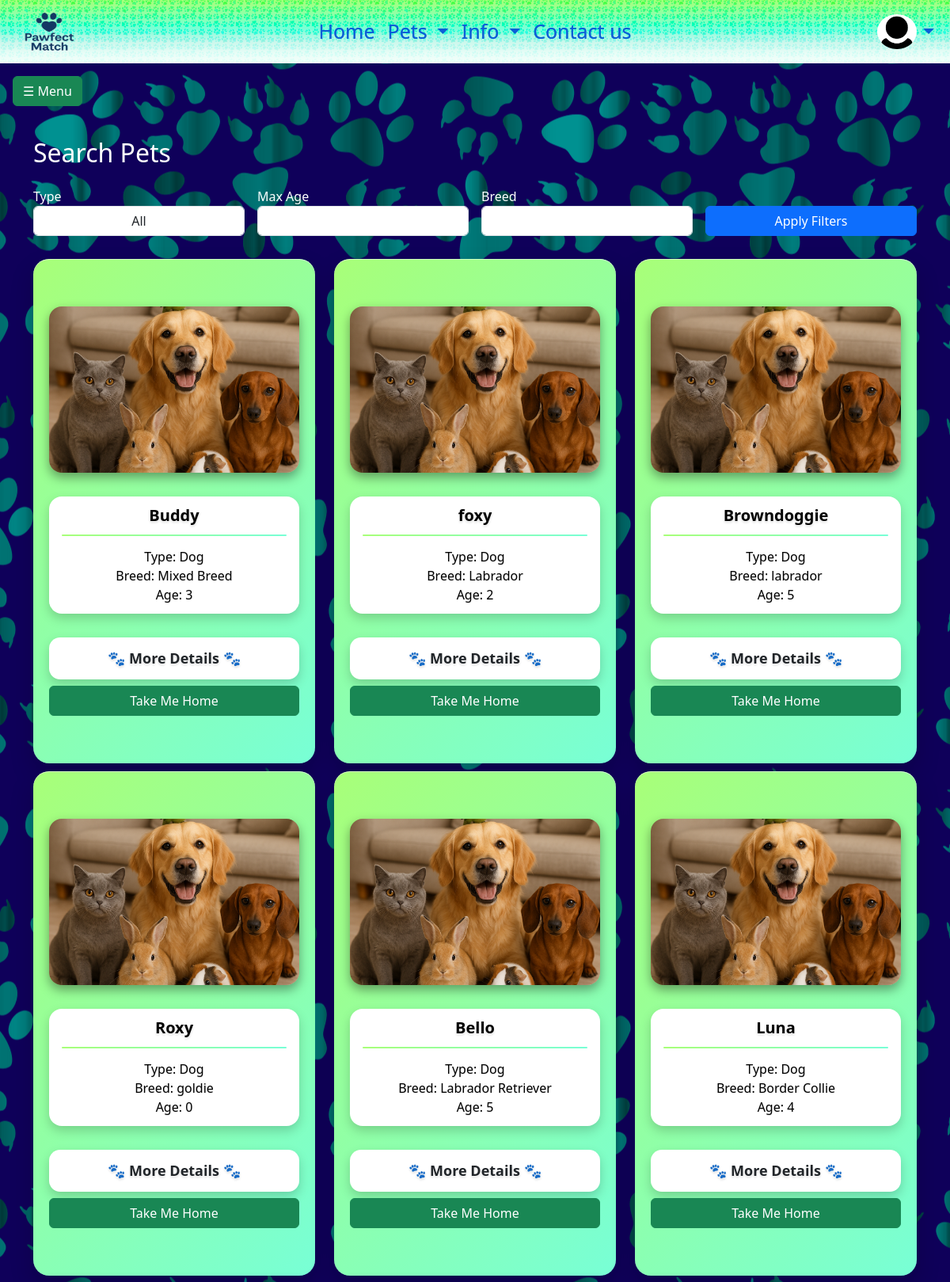
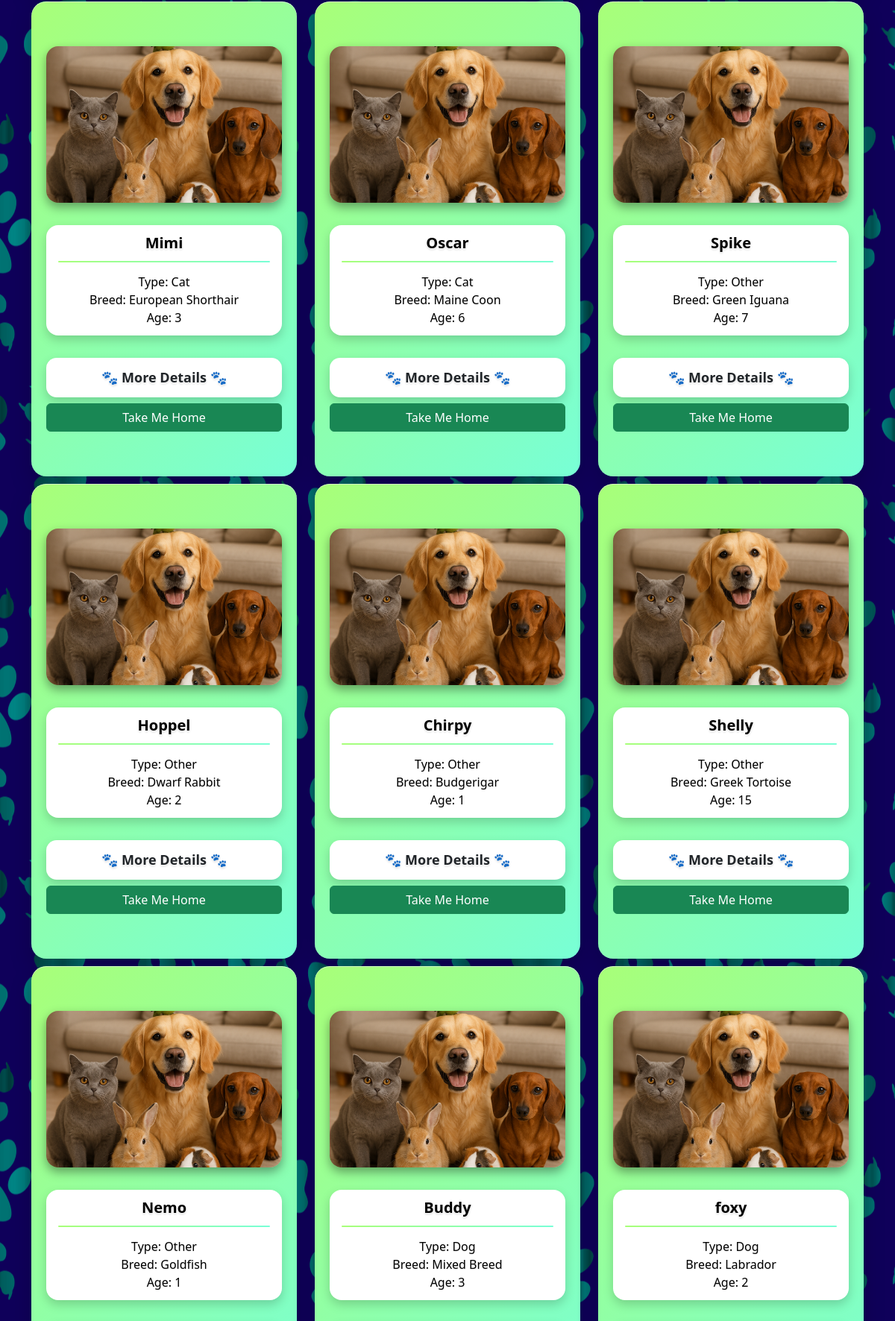
Page /pets.php (signed in, upper part) on the committed database (2 pictures, top to bottom).
### tables this page shows
CREATE TABLE `users` (
  `id` int(10) UNSIGNED NOT NULL,
  `Username` varchar(50) NOT NULL,
  `Password` varchar(255) NOT NULL,
  `Name` varchar(100) NOT NULL,
  `Email` varchar(150) NOT NULL,
  `SurveyAnswer` text DEFAULT NULL,
  `Role` enum('admin','user','shelter') NOT NULL,
  `Img` varchar(255) NOT NULL DEFAULT 'default-user.png'
);

CREATE TABLE `animal` (
  `ID` int(11) NOT NULL,
  `Type` enum('Dog','Cat','Other') NOT NULL,
  `Name` varchar(100) NOT NULL,
  `Breed` varchar(100) DEFAULT NULL,
  `Sex` enum('Male','Female','Unknown') DEFAULT NULL,
  `Age` int(11) DEFAULT NULL,
  `Color` varchar(50) DEFAULT NULL,
  `Size` varchar(50) DEFAULT NULL,
  `Description` text DEFAULT NULL,
  `ImageUrl` varchar(255) NOT NULL DEFAULT 'default-animals.png',
  `adoption_requirements` text DEFAULT NULL,
  `shelter_id` int(10) UNSIGNED DEFAULT NULL
);

### php/functions/get_profile.php (called while the page is built, shortened)
<?php
function getProfilePicture($conn)
{
    $username = $_SESSION['username'];
    $sql = "SELECT Img FROM users WHERE Username = ?";
    $stmt = mysqli_prepare($conn, $sql);
    mysqli_stmt_bind_param($stmt, "s", $username);
    mysqli_stmt_execute($stmt);
    $result = mysqli_stmt_get_result($stmt);
    if ($result && $row = mysqli_fetch_assoc($result)) {
        if (!empty($row['Img'])) {
            return $row['Img'];
        }
    }
    return "default-users.png";
}

### pets.php (the view, shortened to what this page needs)
<?php
require_once __DIR__ . "/components/db_connect.php";
require_once __DIR__ . "/php/functions/get_profile.php";
$ageFilter   = $_GET["age"]   ?? "";
$breedFilter = $_GET["breed"] ?? "";
$sql = "SELECT * FROM animal WHERE 1=1";
$result = mysqli_query($conn, $sql);
$layout = "";
if (mysqli_num_rows($result) > 0) {
    while ($row = mysqli_fetch_assoc($result)) {
        $layout .= "
        <div class='col'>
            <div class='card paw-card paw-card--index'>
                <div class='paw-card-inner'>
                    <div class='paw-card-content'>
                        <img
                            src='" . htmlspecialchars($row['ImageUrl']) . "'
                            class='paw-card-img'
                            alt='" . htmlspecialchars($row['Name']) . "'
                            onerror=\"this.src='img/default-animals.png'\"
                        >
                        <div class='paw-card-title-wrapper'>
                            <h5 class='paw-card-title'>" . htmlspecialchars($row['Name']) . "</h5>
                            <hr class='index-card-hr'>
                            <p class='paw-card-meta'>
                                Type: " . htmlspecialchars($row['Type']) . "<br>
                                Breed: " . htmlspecialchars($row['Breed']) . "<br>
                                Age: " . htmlspecialchars($row['Age']) . "
                            </p>
                        </div>
                        <div class='d-flex flex-column gap-2'>
                            <a href='pet_details.php?id=" . $row['ID'] . "' class='btn paw-card-btn'>
                                🐾 More Details 🐾
                            </a>
                            <a href='php/user/apply.php?id=" . $row['ID'] . "' class='btn btn-success'>
                                Take Me Home
                            </a>
                        </div>
                    </div>
                </div>
            </div>
        </div>";
    }
} else {
    $layout = "<h3 class='text-white'>No pets found matching your filters.</h3>";
}
?>
<!DOCTYPE html>
<html lang="en">
<head>
    <link href="https://cdn.jsdelivr.net/npm/bootstrap@5.3.8/dist/css/bootstrap.min.css" rel="stylesheet">
      <link rel="stylesheet" href="https://cdnjs.cloudflare.com/ajax/libs/font-awesome/7.0.1/css/all.min.css" />
      <link href="css/style.css" rel="stylesheet">
</head>
<body class="body-pic">
<?php
include_once "components/navbar.php";
?>
<?php require_once __DIR__ . "/php/user/btn.php"; ?>
<div class="container my-4">
    <h2 class="mb-4 text-white">Search Pets</h2>
    <form method="GET" class="row g-3">
        <div class="col-md-3">
            <label class="text-white">Type</label>
            <select name="type" class="form-control">
                <option value="">All</option>
            </select>
        </div>
        <div class="col-md-3">
            <label class="text-white">Max Age</label>
            <input type="number" name="age" class="form-control" min="0" value="<?= $ageFilter ?>">
        </div>
        <div class="col-md-3">
            <label  class="text-white">Breed</label>
            <input type="text" name="breed" class="form-control" value="<?= $breedFilter ?>">
        </div>
        <div class="col-md-3 d-flex align-items-end">
            <button class="btn btn-primary w-100">Apply Filters</button>
        </div>
    </form>
</div>
<div class="container">
    <div class="row row-cols-1 row-cols-md-2 row-cols-lg-3">
        <?= $layout ?>
    </div>
</div>
</body>
</html>

### components/navbar.php (shortened to what this page needs)
<?php
require_once __DIR__ . "/db_connect.php";
require_once __DIR__ . "/../php/functions/get_profile.php";
$role = $_SESSION['role'] ?? 'guest';
$profilePic = getProfilePicture($conn);
?>
<nav class="navbar navbar-expand-lg custom-navbar sticky-top">
    <div class="container-fluid">
        <a class="navbar-brand" href="<?= BASE_URL ?>index.php">
            <img src="<?= BASE_URL ?>img/navbar-logo.png" alt="logo" class="navbar-logo">
        </a>
        <div class="collapse navbar-collapse" id="navbarNavDarkDropdown">
            <ul class="navbar-nav mx-auto navbar-links">
                <li class="nav-item">
                    <a class="nav-link" href="<?= BASE_URL ?>index.php">Home</a>
                </li>
                <?php if ($role !== 'shelter'): ?>
                <li class="nav-item dropdown">
                    <a class="nav-link dropdown-toggle" href="#" data-bs-toggle="dropdown">
                        Pets
                    </a>
                </li>
                <?php endif; ?>
                <li class="nav-item dropdown">
                    <a class="nav-link dropdown-toggle" href="#" data-bs-toggle="dropdown">
                        Info
                    </a>
                </li>
                <li class="nav-item">
                    <a class="nav-link" href="<?= BASE_URL ?>contact.php">Contact us</a>
                </li>
            </ul>
            <ul class="navbar-nav ms-auto navbar-profile">
                <li class="nav-item dropdown profile-dropdown">
                    <img
                        src="<?= BASE_URL ?>img/<?= htmlspecialchars($profilePic) ?>"
                        class="rounded-circle"
                        alt="Profile picture"
                    >
                    <a class="nav-link dropdown-toggle" href="#" data-bs-toggle="dropdown"></a>
                </li>
            </ul>
        </div>
    </div>
</nav>

### css/style.css (style rules this page uses)
* { margin: 0; padding: 0; box-sizing: border-box; }
.body-pic { background: url("../img/body2.png"); background-repeat: repeat; background-position: center; background-color: rgb(15, 0, 90); background-attachment: fixed; }
:root { --sun: #ffe27a; --dark-blue: #0f005a; }
.navbar-logo { height: 80px; width: 100px; }
.custom-navbar { background-image: url("../img/body2.png"), linear-gradient( 180deg, #a8ff78 0%, #78ffd6 45%, #c9f7eb 65%, #eafdf7 85%, #f2fffa 100% ); background-repeat: repeat, no-repeat; background-size: 48px auto, 100% 100%; background-position: center, center; background-blend-mode: overlay; max-height: 80px; }
.custom-navbar .nav-link { color: #0b5ed7 !important; text-shadow: 0 0 0.6px rgba(11, 94, 215, 0.8); font-weight: 500; font-size: 25px; }
.navbar-links { transform: translateX(-50%); left: 50%; position: absolute; text-align: center; margin-left: auto; margin-right: auto; }
.navbar-brand img { filter: drop-shadow(0 4px 8px rgba(255, 255, 255, 0.5)); }
.profile-dropdown { display: flex; align-items: center; justify-content: center; }
.profile-dropdown img { max-width: 50px; max-height: 50px; }
.paw-card { background: linear-gradient(135deg, #a8ff78, #78ffd6); border-radius: 20px; box-shadow: 0 14px 30px rgba(0, 0, 0, 0.18), inset 0 1px 0 rgba(255, 255, 255, 0.5); border: none; margin: 5px auto; }
.paw-card-inner { background: transparent; border-radius: 16px; padding: 60px 20px; }
.paw-card-content, .paw-content { max-width: 320px; margin: 0 auto; text-align: center; }
.paw-card-img { width: 100%; max-height: 250px; object-fit: cover; display: block; border-radius: 16px; margin: 0 auto 20px auto; }
.paw-card--index { max-width: 25rem; }
.paw-card--index .paw-card-img { max-height: 210px; box-shadow: 0 6px 14px rgba(0, 0, 0, 0.381); }
.paw-card--index .paw-card-title { font-weight: 700; margin-bottom: 8px; text-shadow: 0 1px 1px rgba(255, 255, 255, 0.6), 0 2px 3px rgba(0, 0, 0, 0.15); }
.paw-card-meta { text-shadow: 0 1px 1px rgba(49, 49, 49, 0.141); }
.paw-card-title-wrapper { background-color: white; color: #000000; padding: 12px 16px; border-radius: 16px; margin: 30px auto; box-shadow: 0 6px 14px rgba(0, 0, 0, 0.18); }
.paw-card-title-wrapper p { margin-bottom: 0; }
.paw-card-btn { background-color: white; width: 100%; font-size: 18px; border-radius: 12px; font-weight: 600; text-shadow: 0 1px 1px rgba(255, 255, 255, 0.6), 0 2px 3px rgba(0, 0, 0, 0.15); }
.index-card-hr { border: none; height: 2px; width: 100%; margin: 12px 0 14px 0; background: linear-gradient(90deg, #a8ff78, #78ffd6); border-radius: 4px; opacity: 1; }
.paw-card-btn { width: 100%; padding: 12px 16px; font-size: 18px; border-radius: 14px; background-color: #ffffff; box-shadow: 0 6px 14px rgba(0, 0, 0, 0.18); transition: 0.2s; }
.form-control { width: 100%; text-align: center; }

### rows in the picture
users: Img (placeholder picture)
animal: ImageUrl (placeholder picture), Name "Buddy", Type "Dog", Breed "Mixed Breed", Age "3"
animal: Name "foxy", Type "Dog", Breed "Labrador", Age "2"
animal: Name "Browndoggie", Type "Dog", Breed "labrador", Age "5"
animal: Name "Roxy", Type "Dog", Breed "goldie", Age "0"
animal: Name "Bello", Type "Dog", Breed "Labrador Retriever", Age "5"
animal: Name "Luna", Type "Dog", Breed "Border Collie", Age "4"
animal: Name "Mimi", Type "Cat", Breed "European Shorthair", Age "3"
animal: Name "Oscar", Type "Cat", Breed "Maine Coon", Age "6"
animal: Name "Spike", Type "Other", Breed "Green Iguana", Age "7"
animal: Name "Hoppel", Type "Other", Breed "Dwarf Rabbit", Age "2"
animal: Name "Chirpy", Type "Other", Breed "Budgerigar", Age "1"
animal: Name "Shelly", Type "Other", Breed "Greek Tortoise", Age "15"
animal: Name "Nemo", Type "Other", Breed "Goldfish", Age "1"
animal: ImageUrl (placeholder picture), Name "Buddy", Type "Dog", Breed "Mixed Breed", Age "3"
animal: Name "foxy", Type "Dog", Breed "Labrador", Age "2"
